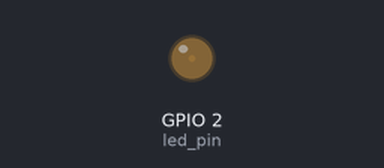
Simulated run of this program. Board: ESP32. On the bench: output pins drawn as LEDs (lit = HIGH).

Above: at 0.05 s.
At 0.7 s:
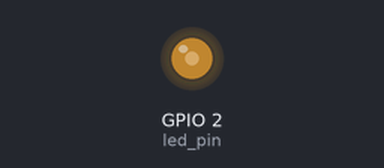
At 1.4 s:
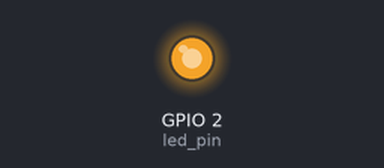
At 2.75 s:
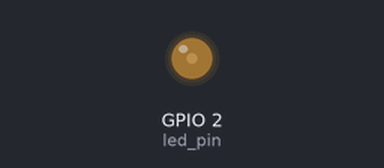
Timing chart, 0 to 7.0 s (numbered marks = the images above):
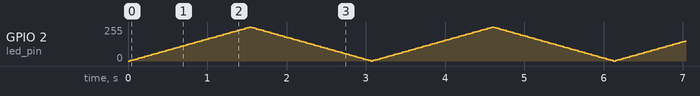

The program:

main.cpp
```cpp
#include <Arduino.h>
#define led_pin LED_BUILTIN

void setup()
{
  pinMode(led_pin, OUTPUT);
}

void loop()
{
  for (int i = 0; i < 255; i += 5)
  {
    analogWrite(led_pin, i);
    delay(30);
  }

  for (int i = 255; i > 0; i -= 5)
  {

    analogWrite(led_pin, i);
    delay(30);
  }
}
```
